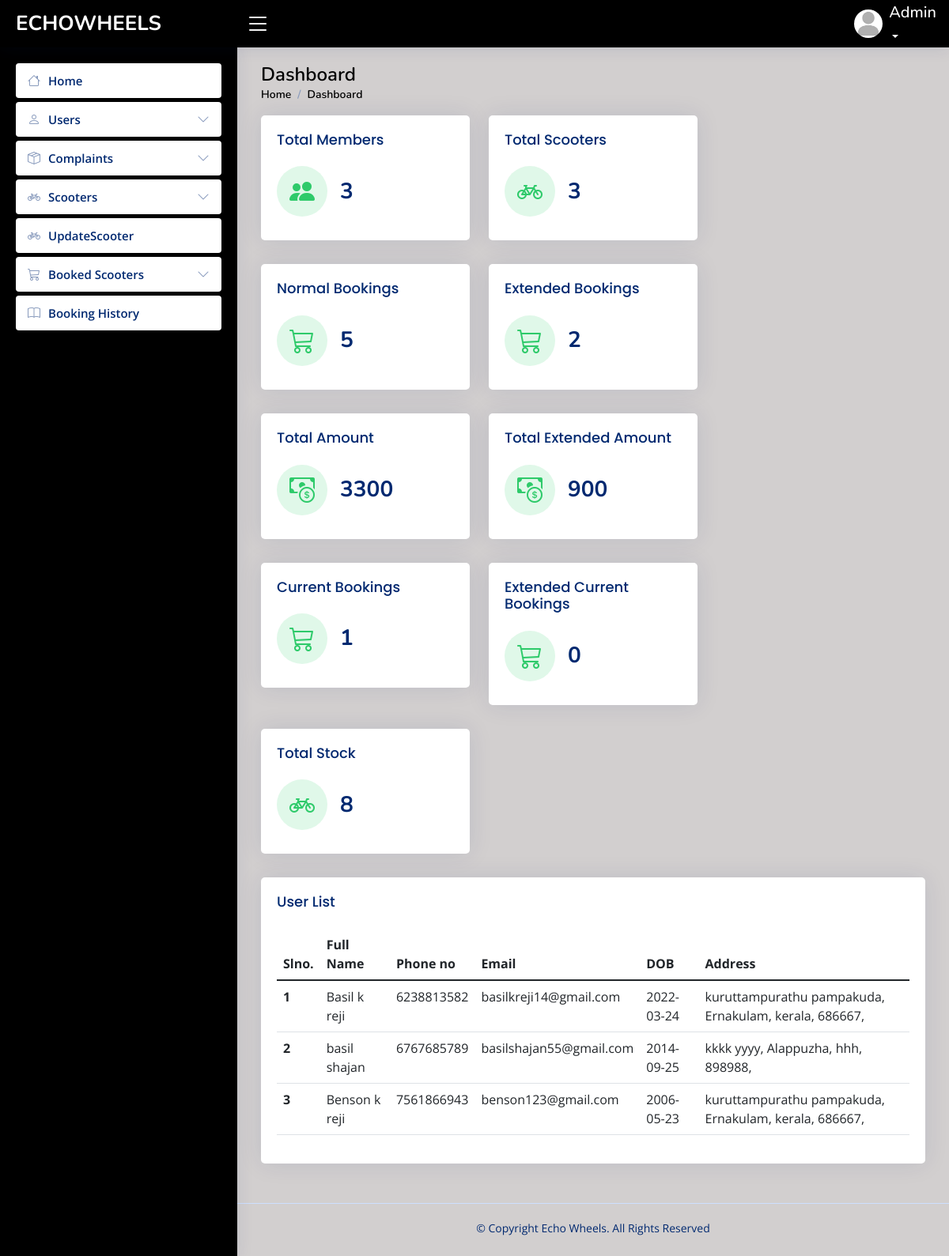
The app's page /admin/index1.php, older data.
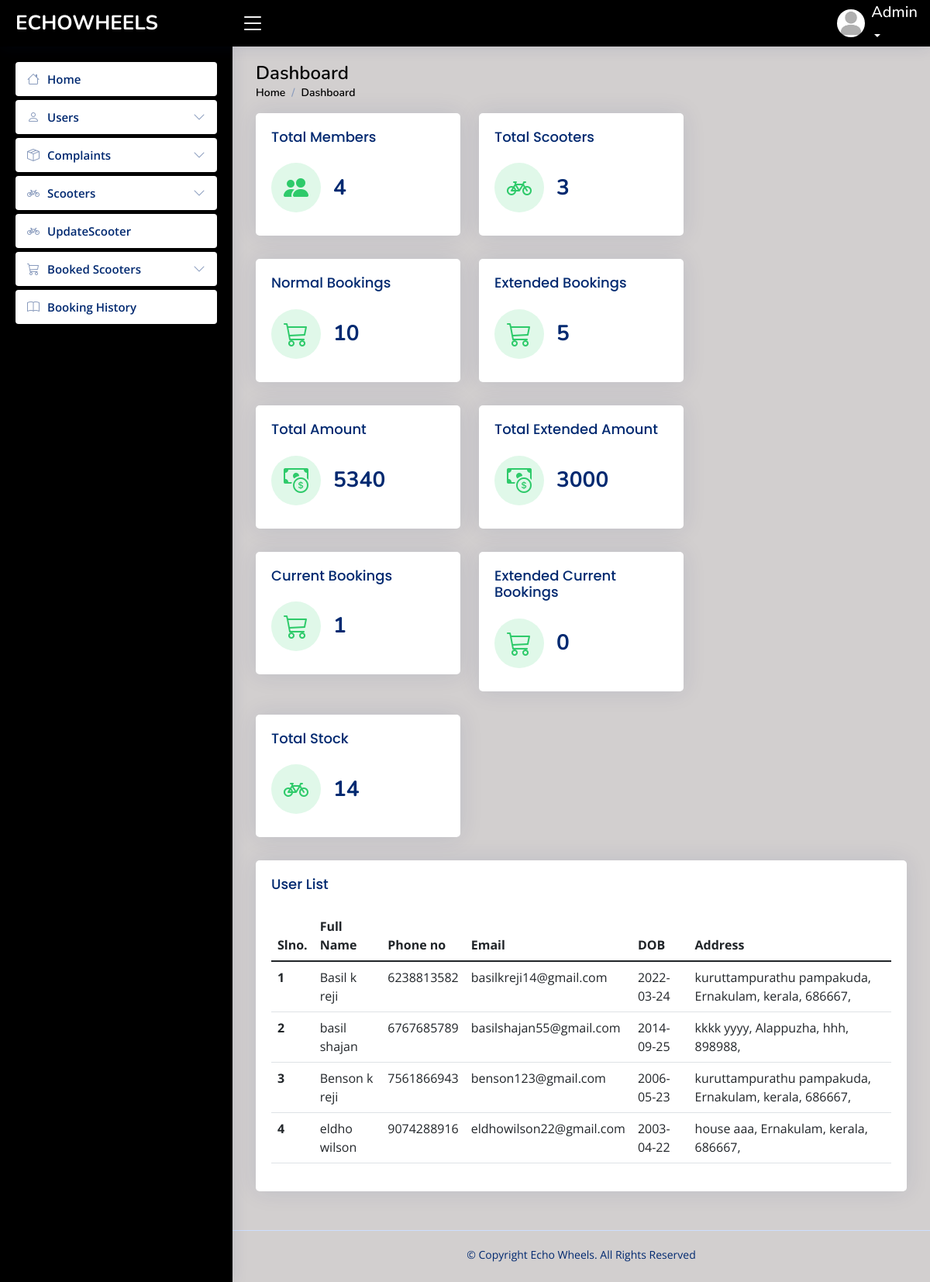
The same page, newer data.
### tables this page shows
CREATE TABLE `registration` (
  `first_name` varchar(30) NOT NULL,
  `last_name` varchar(30) NOT NULL,
  `contact` varchar(10) NOT NULL,
  `email_id` varchar(50) NOT NULL,
  `house_name` varchar(30) NOT NULL,
  `street_name` varchar(30) NOT NULL,
  `district_name` varchar(20) NOT NULL,
  `state_name` varchar(20) NOT NULL,
  `pincode` int(6) NOT NULL,
  `date_of_birth` date NOT NULL,
  `profilepicture` varchar(100) NOT NULL DEFAULT 'pic.jpg'
);

### connect.php (called while the page is built, shortened)
<?php
$dbname="echowheels";
$conn=mysqli_connect("localhost","root","",$dbname);
function select_data($sql)
{
  global $conn;
  $res = mysqli_query($conn, $sql);
  if ($res)
    return $res;
  else
    return False;
}
?>

### admin/index1.php (the view, shortened to what the changed rows need)
<?php
include("header.php");
$sql1="SELECT registration.*
       FROM registration
       JOIN login ON registration.email_id = login.email_id
       WHERE login.user_status = '1'";
 $data1=select_data($sql1);
 $count1=mysqli_num_rows($data1);
$sql8="SELECT * FROM booking";
$data8=select_data($sql8);
$count8=mysqli_num_rows($data8);
$sql9 = "SELECT SUM(amount) AS total_amount FROM payment";
$data9 = select_data($sql9);
$totalAmount = mysqli_fetch_assoc($data9)['total_amount'];
$sql15 = "SELECT SUM(extend_amount) AS total_amount FROM extendpayment";
$data15 = select_data($sql15);
$totalAmount1 = mysqli_fetch_assoc($data15)['total_amount'];
$sql14="SELECT * FROM extendbooking";
$data14=select_data($sql14);
$count14=mysqli_num_rows($data14);
$sql15= "SELECT SUM(stock) AS total_stock FROM product";
$data15= select_data($sql15);
$totalAmount2 = mysqli_fetch_assoc($data15)['total_stock'];
?>
<main id="main" class="main">
<div class="pagetitle">
  <h1>Dashboard</h1>
</div>
  <section class="section dashboard">
      <div class="row">
        <div class="col-lg-8">
          <div class="row">
            <div class="col-xxl-4 col-md-6">
              <div class="card info-card revenue-card">
                <div class="card-body">
                  <div class="d-flex align-items-center">
                    <div class="ps-3">
                      <h6><?php echo $count1 ?></h6>
                    </div>
                  </div>
                </div>
              </div>
            </div>
            <div class="col-xxl-4 col-md-6">
              <div class="card info-card revenue-card">
                <div class="card-body">
                  <div class="d-flex align-items-center">
                    <div class="ps-3">
                      <h6><?php echo $count8 ?></h6>
                    </div>
                  </div>
                </div>
              </div>
            </div>
            <div class="col-xxl-4 col-md-6">
              <div class="card info-card revenue-card">
                <div class="card-body">
                  <div class="d-flex align-items-center">
                    <div class="ps-3">
                      <h6><?php echo $count14?></h6>
                    </div>
                  </div>
                </div>
              </div>
            </div>
             <div class="col-xxl-4 col-md-6">
              <div class="card info-card revenue-card">
                <div class="card-body">
                  <div class="d-flex align-items-center">
                    <div class="ps-3">
                      <h6><?php echo $totalAmount ?></h6>
                    </div>
                  </div>
                </div>
              </div>
            </div>
            <div class="col-xxl-4 col-md-6">
              <div class="card info-card revenue-card">
                <div class="card-body">
                  <div class="d-flex align-items-center">
                    <div class="ps-3">
                      <h6><?php echo $totalAmount1 ?></h6>
                    </div>
                  </div>
                </div>
              </div>
            </div>
             <div class="col-xxl-4 col-md-6">
              <div class="card info-card revenue-card">
                <div class="card-body">
                  <div class="d-flex align-items-center">
                    <div class="ps-3">
                      <h6><?php echo $totalAmount2?></h6>
                    </div>
                  </div>
                </div>
              </div>
            </div>
    </div>
    </div>
                </div>
    <div class="col-20">
          <div  class="card">
            <div class="card-body">
              <table class="table datatable">
                <thead>
                  <tr>
                  <th scope="col">Slno.</th>
                  <th scope="col">Full Name</th>
                  <th scope="col">Phone no</th>
                  <th scope="col">Email</th>
                  <th scope="col">DOB</th>
                  <th scope="col">Address</th>
                  </tr>
                </thead>
                <tbody>
                <?php
                $sql="SELECT registration.*
                FROM registration
                JOIN login ON registration.email_id = login.email_id
                WHERE login.user_status = '1'";
                $data=select_data($sql);
                $n=1;
                while($row=mysqli_fetch_assoc($data))
                {
                ?>
                  <tr>
                  <th scope='row'>
                      <?php echo $n++; ?>
                    </th>
                    <td>
                      <?php echo $row['first_name'] . " " . $row['last_name'] ?>
                    </td>
                    <td>
                      <?php echo $row['contact'] ?>
                    </td>
                    <td>
                      <?php echo $row['email_id'] ?>
                    </td>
                    <td>
                      <?php echo $row['date_of_birth'] ?>
                    </td>
                    <td>
                    <?php echo $row['house_name'] ?>
                      <?php echo $row['street_name'] ?>,
                      <?php echo $row['district_name'] ?>,
                      <?php echo $row['state_name'] ?>,
                      <?php echo $row['pincode'] ?>,
                    </td>
                  </tr>
                  <?php
                  }
                  ?>
                </tbody>
              </table>
            </div>
          </div>
           </div>
    </section>
    </main>

Row changes from the older to the newer data that the page shows:
added registration: first_name "eldho", last_name "wilson", contact "9074288916", email_id "eldhowilson22@gmail.com", date_of_birth "2003-04-22", house_name "house", street_name "aaa", district_name "Ernakulam", state_name "kerala", pincode "686667"
Text that changed along with them:
$count1: "3" → "4"
$count8: "5" → "10"
$count14: "2" → "5"
$totalAmount: "3300" → "5340"
$totalAmount1: "900" → "3000"
$totalAmount2: "8" → "14"
